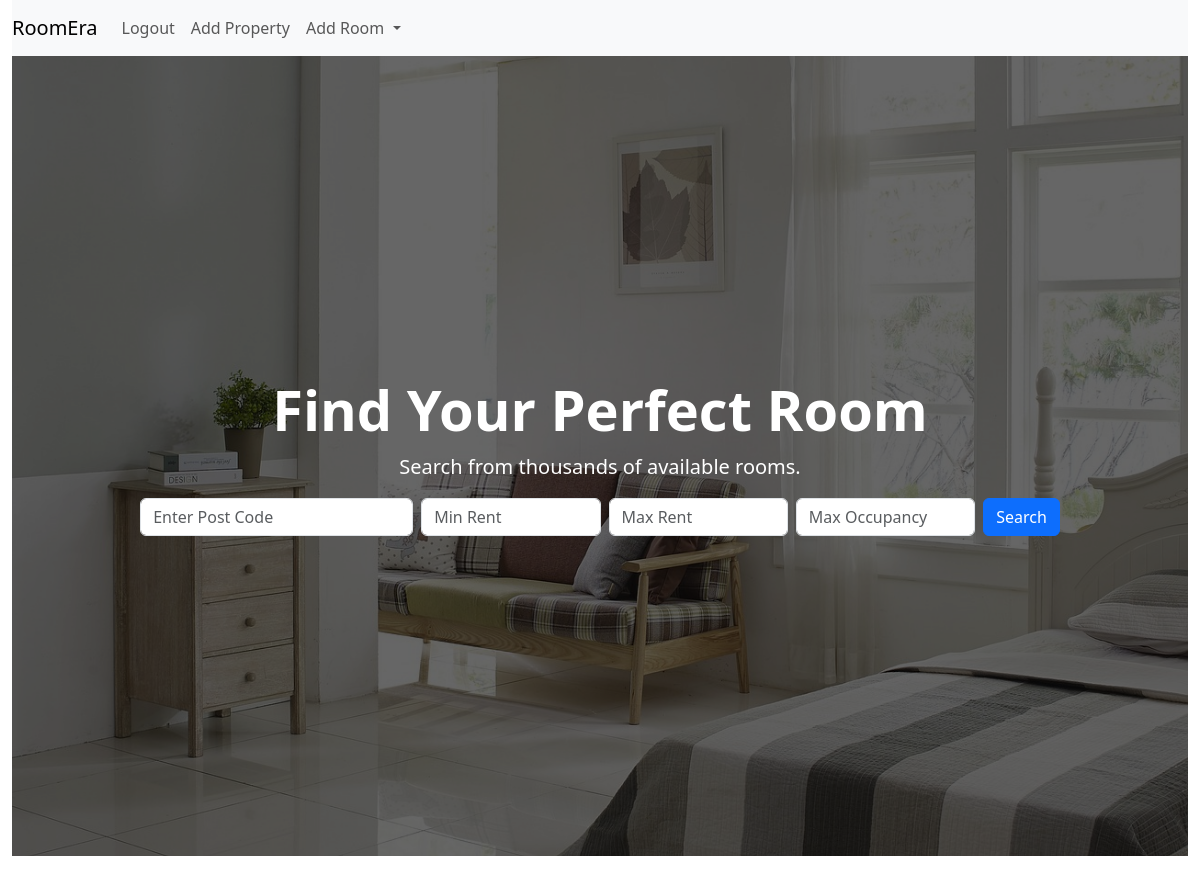
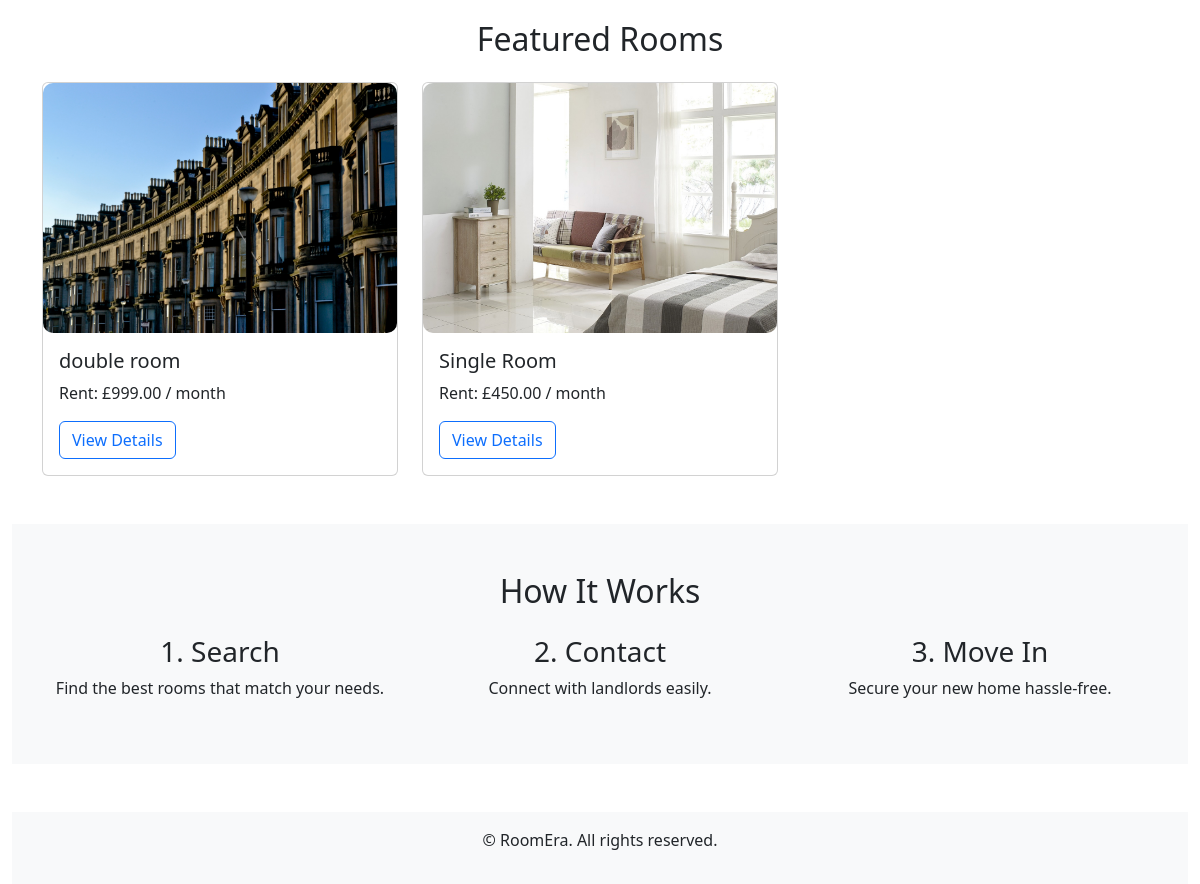
/ (signed in), run on the app's committed database (2 pictures, top to bottom).
### landlord_property/models.py (models this page shows, shortened)
class Room(models.Model):
    property=models.ForeignKey(Property, on_delete=models.CASCADE, related_name="rooms")
    title=models.CharField(max_length=100)
    description=models.TextField()
    rent_price=models.DecimalField(max_digits=10, decimal_places=2)
    max_occupancy=models.IntegerField()
    is_available=models.BooleanField(default=True)
    is_featured=models.BooleanField(default=False)
    created_at=models.DateTimeField(auto_now_add=True)

class RoomImage(models.Model):
    room=models.ForeignKey(Room, on_delete=models.CASCADE, related_name="images")
    image=models.ImageField(upload_to="room_images/")
    uploaded_at=models.DateTimeField(auto_now_add=True)

### landlord_property/views.py (the view)
# urls.py: path('', index, name='home'),
def index(request):
    featured_rooms = Room.objects.filter(is_featured=True)
    return render(request, 'landlord_property/index.html',{'featured_rooms': featured_rooms})

### landlord_property/context_processors.py (called while the page is built)
def landlord_properties(request):
    if request.user.is_authenticated and hasattr(request.user, 'landlord_profile'):
        properties = Property.objects.filter(landlord=request.user.landlord_profile)
        return {'properties': properties}  # Makes properties available in all templates
    return {'properties': None}

### landlord_property/templates/landlord_property/index.html (shortened to what this page needs)
{% extends 'landlord_account/main.html' %}
{% load static %}
{% block content %}
<section class="hero">
    <div class="hero-overlay"></div>
    <div class="container hero-content">
        <h1 class="display-4 fw-bold">Find Your Perfect Room</h1>
        <p class="lead">Search from thousands of available rooms.</p>
        <form method="GET" action="{% url 'landlord_property:search_rooms' %}" class="row g-2 justify-content-center">
            <div class="col-md-3">
                <input type="text" name="postcode" class="form-control" placeholder="Enter Post Code">
            </div>
            <div class="col-md-2">
                <input type="number" name="min_rent" class="form-control" placeholder="Min Rent">
            </div>
            <div class="col-md-2">
                <input type="number" name="max_rent" class="form-control" placeholder="Max Rent">
            </div>
            <div class="col-md-2">
                <input type="number" name="max_occupancy" class="form-control" placeholder="Max Occupancy">
            </div>
            <div class="col-auto">
                <button type="submit" class="btn btn-primary">Search</button>
            </div>
        </form>
    </div>
</section>
<section class="container my-5">
    <h2 class="text-center mb-4">Featured Rooms</h2>
    <div class="row">
        {% for room in featured_rooms %}
        <div class="col-md-4">
            <div class="card featured-room">
                <a href="{% url 'landlord_property:room_detail' room.id %}"><img src="{{ room.images.first.image.url }}" alt="Room Image" class="img-fluid"></a>
                <div class="card-body">
                    <h5 class="card-title">{{ room.title }}</h5>
                    <p class="card-text">Rent: £{{ room.rent_price }} / month</p>
                    <a href="{% url 'landlord_property:room_detail' room.id %}" class="btn btn-outline-primary">View Details</a>
                </div>
            </div>
        </div>
        {% empty %}
        <p class="text-center">No featured rooms available.</p>
        {% endfor %}
    </div>
</section>
<section class="bg-light py-5">
    <div class="container">
        <h2 class="text-center mb-4">How It Works</h2>
        <div class="row text-center">
            <div class="col-md-4">
                <h3>1. Search</h3>
                <p>Find the best rooms that match your needs.</p>
            </div>
            <div class="col-md-4">
                <h3>2. Contact</h3>
                <p>Connect with landlords easily.</p>
            </div>
            <div class="col-md-4">
                <h3>3. Move In</h3>
                <p>Secure your new home hassle-free.</p>
            </div>
        </div>
    </div>
</section>
<footer class="bg-light text-center py-3 mt-5">
    <p>&copy; {{ now|date:"Y" }} RoomEra. All rights reserved.</p>
</footer>
{% endblock %}

### landlord_account/templates/landlord_account/main.html (style rules this page uses)
html, body { height: 100%; margin: 0; padding: 0; }

### data on the page
Room: images.first.image (picture), title "double room", rent_price "999.00"
Room: images.first.image (picture), title "Single Room", rent_price "450.00"
